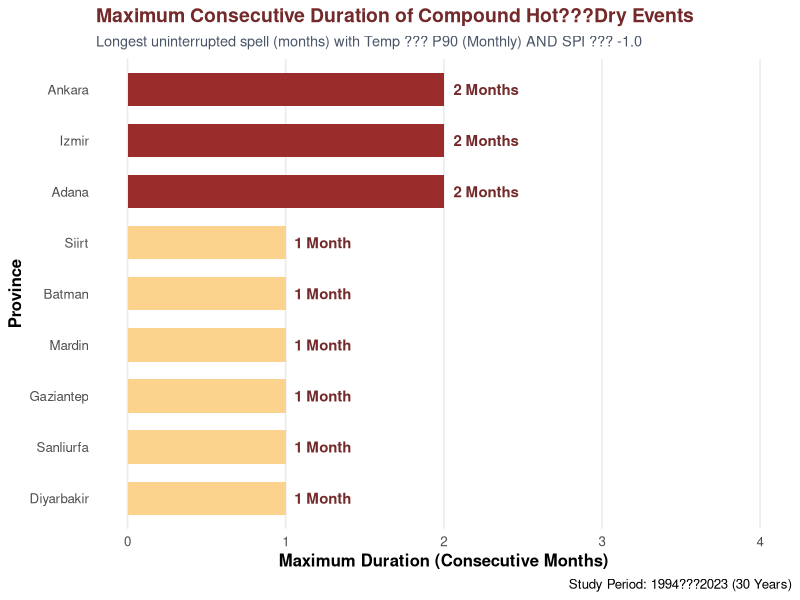
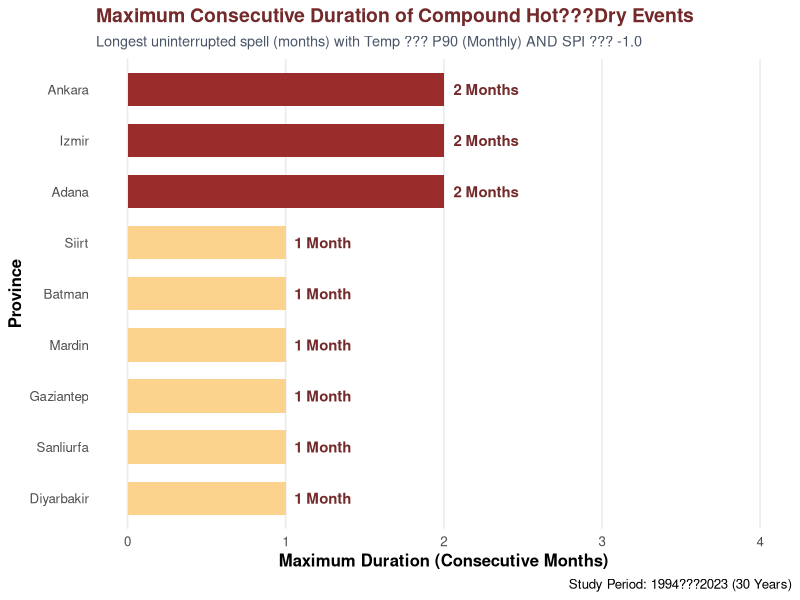

Generate these figures, in order, with R:
# ==============================================================================
# MAXIMUM CONSECUTIVE DURATION OF COMPOUND HOT???DRY EVENTS (1994???2023)
# Methodology: Maximum Consecutive Months with Temp >= P90 AND SPI <= -1.0
# ==============================================================================

# 1. Load required packages
if (!require("tidyverse")) install.packages("tidyverse")
if (!require("lubridate")) install.packages("lubridate")

library(tidyverse)
library(lubridate)

# ------------------------------------------------------------------------------
# 2. SAMPLE DATA GENERATION (Skip if using your actual dataframe)
# ------------------------------------------------------------------------------
set.seed(42)

provinces <- c("Diyarbakir", "Sanliurfa", "Gaziantep", "Mardin", 
               "Batman", "Siirt", "Adana", "Izmir", "Ankara")

dates <- seq.Date(from = as.Date("1994-01-01"), to = as.Date("2023-12-01"), by = "month")

df <- expand.grid(Province = provinces, Date = dates) %>%
  mutate(
    Year = year(Date),
    Month = month(Date),
    Base_Temp = ifelse(Province %in% c("Izmir", "Ankara"), 14, 18),
    Temp_Trend = (Year - 1994) * 0.04,
    Temp = round(Base_Temp + 15 * sin((Month - 4) * pi / 6) + Temp_Trend + rnorm(n(), mean = 0, sd = 2), 2),
    SPI = round(rnorm(n(), mean = 0, sd = 1), 2)
  ) %>%
  select(-Base_Temp, -Temp_Trend)

# ------------------------------------------------------------------------------
# 3. P90 THRESHOLD & COMPOUND EVENT IDENTIFICATION
# ------------------------------------------------------------------------------

p90_thresholds <- df %>%
  group_by(Province, Month) %>%
  summarise(P90_Temp = quantile(Temp, probs = 0.90, na.rm = TRUE), .groups = "drop")

analysis_results <- df %>%
  inner_join(p90_thresholds, by = c("Province", "Month")) %>%
  arrange(Province, Date) %>%
  mutate(
    Is_Hot = Temp >= P90_Temp,
    Is_Dry = SPI <= -1.0,
    Compound_Hot_Dry = Is_Hot & Is_Dry
  )

# ------------------------------------------------------------------------------
# 4. CALCULATE MAXIMUM CONSECUTIVE DURATION PER PROVINCE
# ------------------------------------------------------------------------------

max_duration_summary <- analysis_results %>%
  group_by(Province) %>%
  group_modify(~ {
    r <- rle(.x$Compound_Hot_Dry)
    valid_events <- r$lengths[r$values]
    
    max_dur <- if(length(valid_events) > 0) max(valid_events) else 0
    total_comp <- sum(valid_events)
    
    tibble(
      Max_Consecutive_Months = max_dur,
      Total_Compound_Months = total_comp
    )
  }) %>%
  ungroup() %>%
  arrange(desc(Max_Consecutive_Months))

print("=== MAXIMUM CONSECUTIVE COMPOUND EVENT DURATION ===")
print(max_duration_summary)

# ------------------------------------------------------------------------------
# 5. ENGLISH GGPLOT2 VISUALIZATION: MAXIMUM DURATION
# ------------------------------------------------------------------------------

p <- ggplot(max_duration_summary, aes(x = reorder(Province, Max_Consecutive_Months), 
                                      y = Max_Consecutive_Months, 
                                      fill = Max_Consecutive_Months)) +
  geom_col(show.legend = FALSE, width = 0.65) +
  geom_text(aes(label = paste0(Max_Consecutive_Months, ifelse(Max_Consecutive_Months == 1, " Month", " Months"))), 
            hjust = -0.15, size = 3.8, fontface = "bold", color = "#742a2a") +
  scale_fill_gradient(low = "#fbd38d", high = "#9b2c2c") +
  coord_flip() +
  scale_y_continuous(limits = c(0, max(max_duration_summary$Max_Consecutive_Months) + 2), 
                     breaks = scales::pretty_breaks()) +
  theme_minimal(base_size = 12) +
  labs(
    title = "Maximum Consecutive Duration of Compound Hot???Dry Events",
    subtitle = "Longest uninterrupted spell (months) with Temp ??? P90 (Monthly) AND SPI ??? -1.0",
    x = "Province",
    y = "Maximum Duration (Consecutive Months)",
    caption = "Study Period: 1994???2023 (30 Years)"
  ) +
  theme(
    plot.title = element_text(face = "bold", size = 14, color = "#742a2a"),
    plot.subtitle = element_text(size = 10.5, color = "#4a5568"),
    axis.title = element_text(face = "bold"),
    panel.grid.major.y = element_blank(),
    panel.grid.minor = element_blank()
  )

print(p)

# Save high-resolution figure
ggsave("Maximum_Consecutive_Hot_Dry_Duration.png", plot = p, width = 9.5, height = 5.5, dpi = 300)
